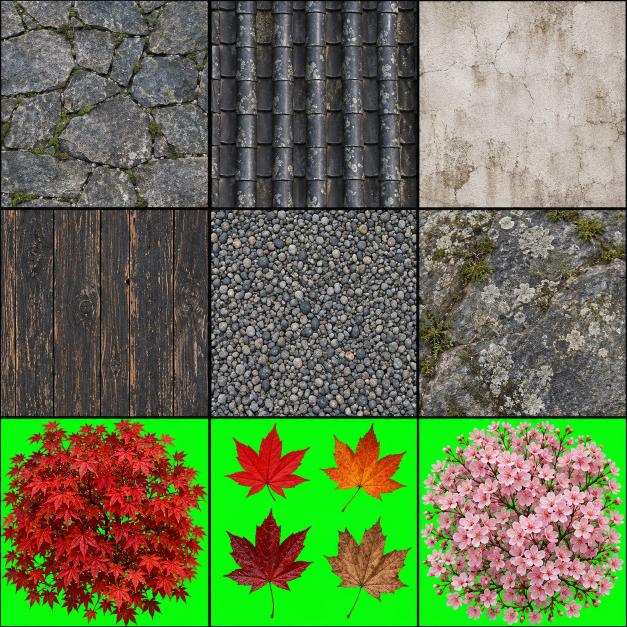
#> input picture tools/texgen/atlas_src/atlas1.png, 1254 x 1254 px, given in place of atlas2.png_albedo.png, which was not available (shown at 1/2 size)
$ python preview.py atlas_src atlas_src/atlas2.png
#> lines starting #> are read from the running program, lines starting #| are printed output that depends on the picture
import sys, numpy as np
from PIL import Image
d=sys.argv[1]; pre=sys.argv[2]
a=np.asarray(Image.open(f'{d}/{pre}_albedo.png').convert('RGB')).astype(float)/255
n=np.asarray(Image.open(f'{d}/{pre}_normal.png').convert('RGB')).astype(float)/255*2-1
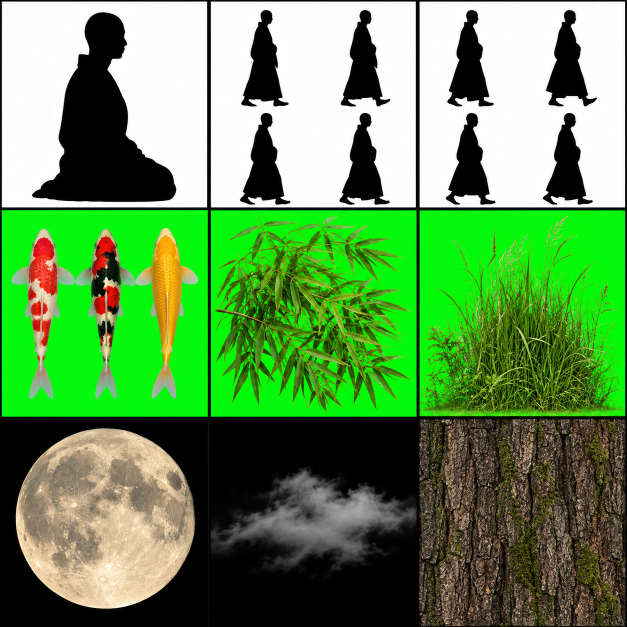
#> input picture tools/texgen/atlas_src/atlas2.png, 1254 x 1254 px, given in place of atlas2.png_normal.png, which was not available (shown at 1/2 size)
ms=np.asarray(Image.open(f'{d}/{pre}_ms.png')).astype(float)/255
L=np.array([0.5,0.6,0.62]); L/=np.linalg.norm(L)
lin=a**2.2
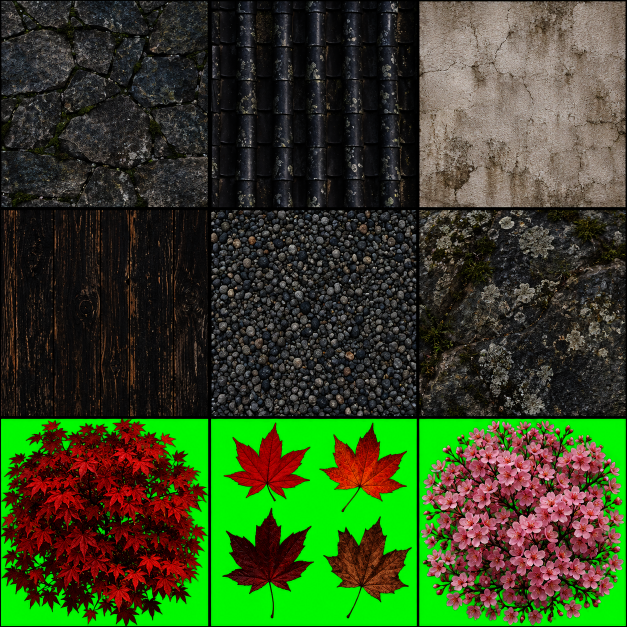
#> lin: shape (1254, 1254, 3) float64 (shown at 1/2 size); mean R, G, B 0.21, 0.278, 0.135
ndl=np.clip((n*L).sum(-1),0,1)
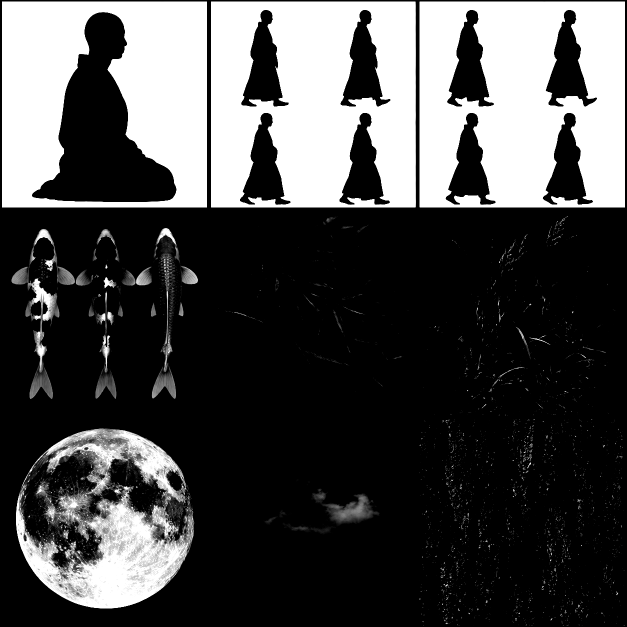
#> ndl: shape (1254, 1254) float64 (shown at 1/2 size); min 0, max 1, mean 0.291
H=(L+np.array([0,0,1.0])); H/=np.linalg.norm(H)
#> (the run stopped early here; a loop or call above may not have finished)
